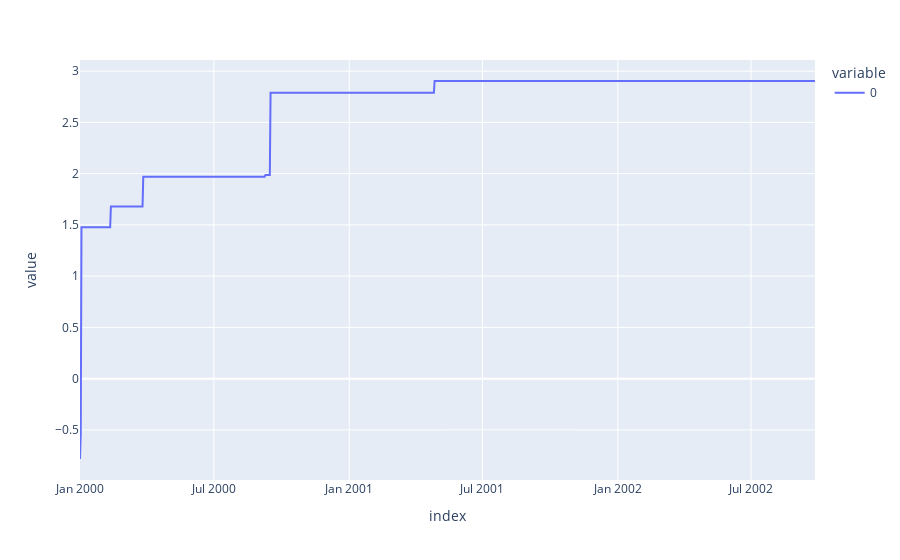

The cell this chart's notebook holds for it:
### Code cell
psser.plot()

### Figure 1 — Plotly figure (JSON) as saved in the notebook; plotly's stock layout.template omitted (floating-point values rounded to 4 significant figures; data arrays with more than 128 entries replaced by an {"elided": "..."} marker saying what was removed)
{"data": [{"hovertemplate": "variable=0<br>index=%{x}<br>value=%{y}<extra></extra>", "legendgroup": "0", "line": {"color": "#636efa", "dash": "solid"}, "marker": {"symbol": "circle"}, "mode": "lines", "name": "0", "orientation": "v", "showlegend": true, "type": "scatter", "x": {"elided": "1000 str values"}, "xaxis": "x", "y": {"elided": "1000 float values"}, "yaxis": "y"}], "layout": {"autosize": true, "legend": {"title": {"text": "variable"}, "tracegroupgap": 0}, "margin": {"t": 60}, "xaxis": {"anchor": "y", "autorange": true, "domain": [0, 1], "range": ["2000-01-01", "2002-09-26"], "title": {"text": "index"}, "type": "date"}, "yaxis": {"anchor": "x", "autorange": true, "domain": [0, 1], "range": [-0.9891, 3.109], "title": {"text": "value"}, "type": "linear"}}}
